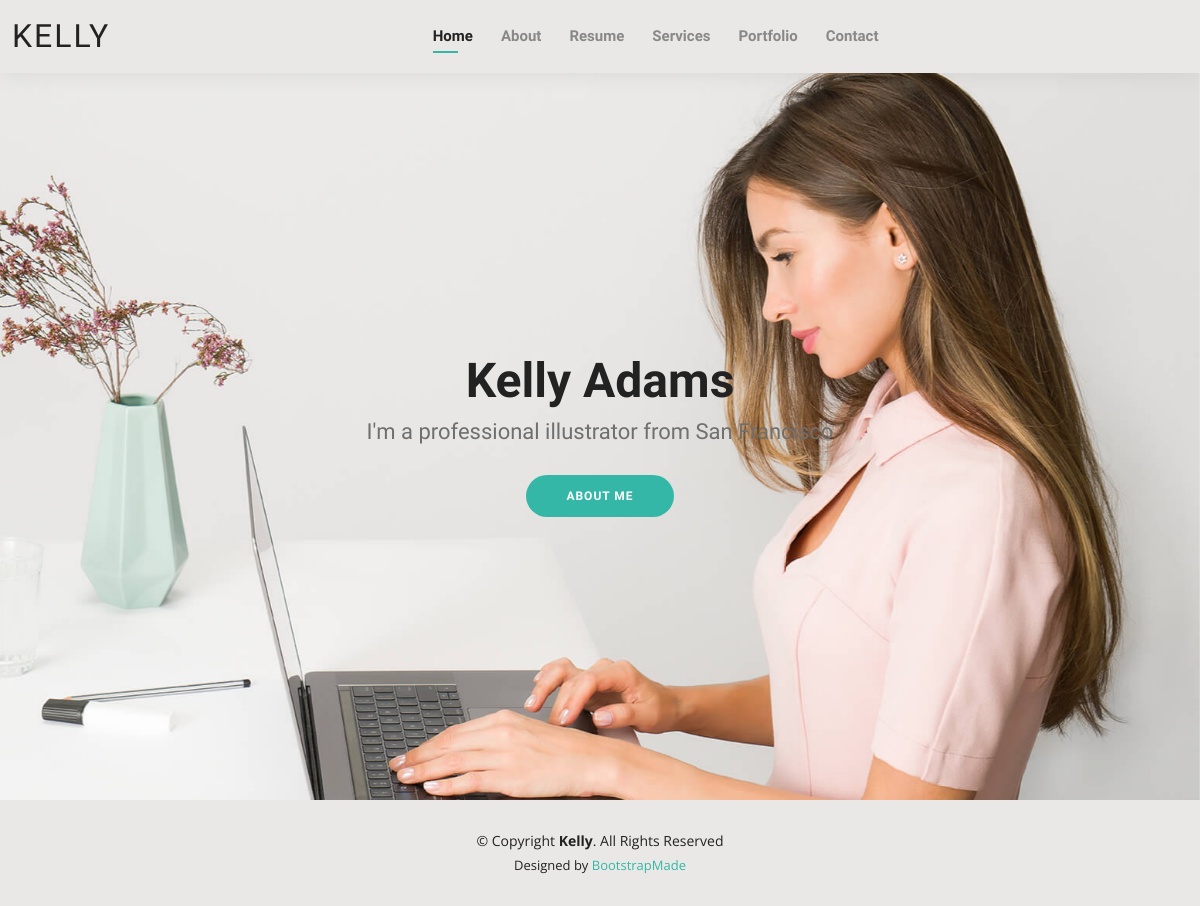
The page / on the database its author committed.
### main/models.py (models this page shows, shortened)
class Author(models.Model):
    id = models.AutoField(primary_key=True)
    author_name = models.CharField(max_length=50)
    title = models.CharField(max_length=200)

### main/views.py (the view)
# urls.py: path('', views.home,name='home'),
def home(request):
    authors = Author.objects.all()
    title = 'Home'
    context = {
        'authors':authors,
        'title':title
    }
    return render(request,'index.html',context)

### templates/index.html
{% extends 'base.html' %}
{% load static %}
{% block content %}
  <section id="hero" class="d-flex align-items-center">
    <div class="container d-flex flex-column align-items-center" data-aos="zoom-in" data-aos-delay="100">
      {% for author in authors %}
        <h1>{{ author.author_name }}</h1>
        <h2>{{ author.title }}</h2>
      {% endfor %}
      <a href="{% url 'about' %}" class="btn-about">About Me</a>
    </div>
  </section>
{% endblock content %}

### static/css/style.css (style rules this page uses)
body { font-family: "Open Sans", sans-serif; color: #444444; }
a { color: #34b7a7; text-decoration: none; }
h1, h2, h3, h4, h5, h6 { font-family: "Raleway", sans-serif; }
#hero { width: 100%; height: 100vh; background: url("../img/hero-bg.jpg") top right; background-size: cover; }
#hero .container { padding-top: 70px; position: relative; }
#hero h1 { margin: 0; font-size: 48px; font-weight: 700; line-height: 56px; color: #222222; }
#hero h2 { color: #6f6f6f; margin: 10px 0 0 0; font-size: 22px; }
#hero .btn-about { font-family: "Raleway", sans-serif; text-transform: uppercase; font-weight: 600; font-size: 12px; letter-spacing: 1px; display: inline-block; padding: 12px 40px; border-radius: 50px; transition: 0.5s; margin-top: 30px; color: #fff; background: #34b7a7; }
@media (min-width: 1024px) { #hero { background-attachment: fixed; } }
section { padding: 60px 0; }

### rows shown on the page
Author: author_name "Kelly Adams", title "I'm a professional illustrator from San Francisco"
